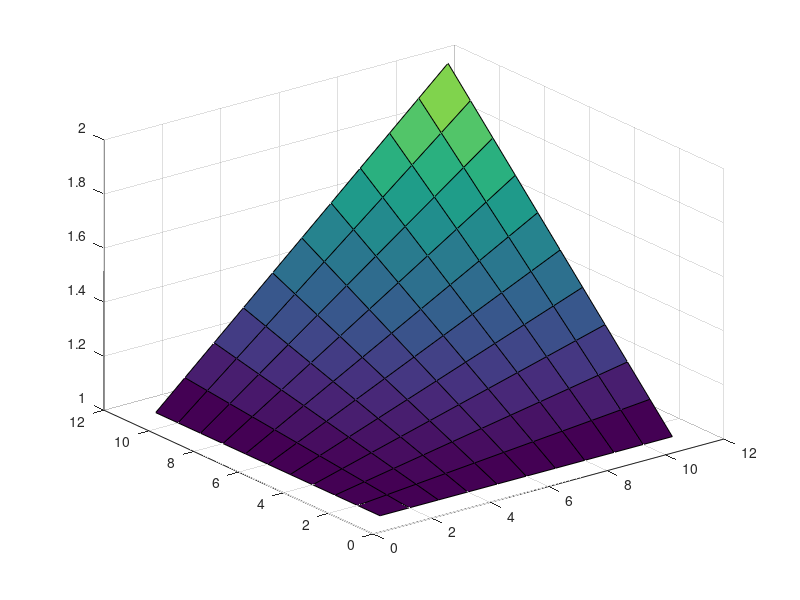

Write MATLAB code to recreate this figure.
dx=0.1;
dy=0.1;
u_x_y = @(x,y) x*y+1;
N=11;
u = zeros(N,N);
x=0:dx:1;
y=0:dy:1;
for i = 1:11
    for j = 1:11
        u(i,j) = u_x_y(x(i),y(j));
    end
end
surf(u);

